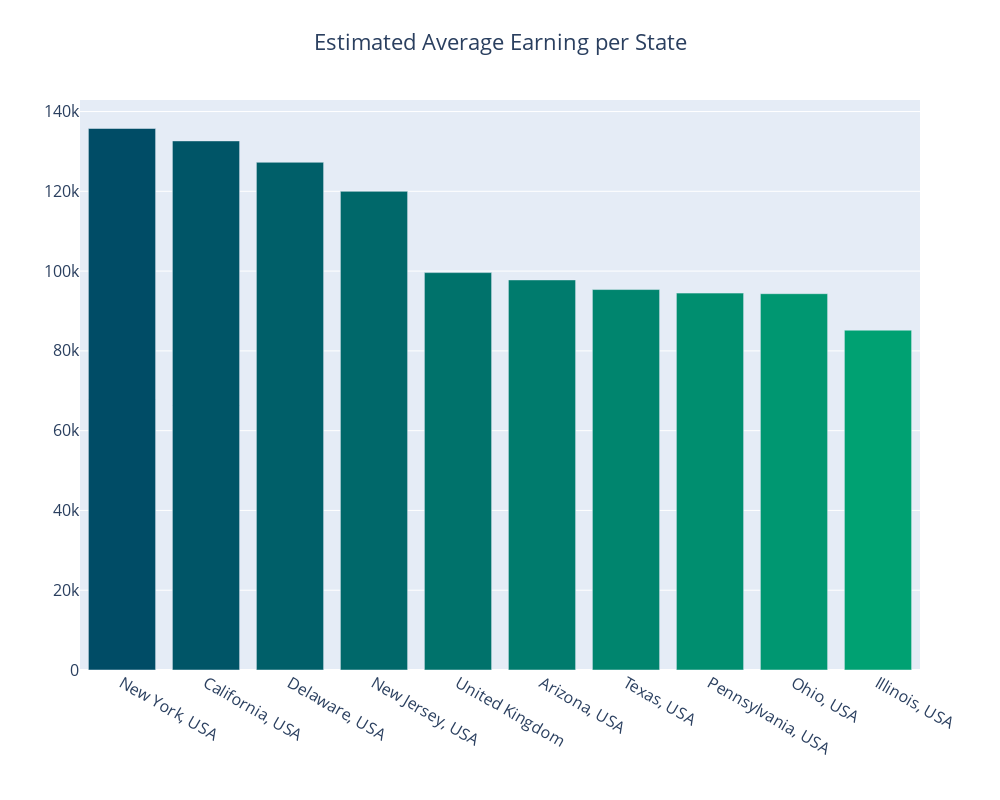

The code cell stored with this chart in its notebook:
### Code cell
plotlyplot(money_state, 10, "Estimated Average Earning per State")

### Figure 1 — Plotly figure (JSON) as saved in the notebook; plotly's stock layout.template omitted (floating-point values rounded to 4 significant figures)
{"data": [{"marker": {"color": ["#004c66", "#005567", "#005f69", "#00686a", "#00726b", "#007b6d", "#00856e", "#008e6f", "#009771", "#00a172", "#00aa73", "#00b474", "#00bd76", "#00c677", "#00d078", "#00d97a", "#00e37b", "#00ec7c", "#00f67e", "#00ff7f"]}, "type": "bar", "x": ["New York, USA", "California, USA", "Delaware, USA", "New Jersey, USA", "United Kingdom", "Arizona, USA", "Texas, USA", "Pennsylvania, USA", "Ohio, USA", "Illinois, USA"], "y": [135700.0, 132600.0, 127300.0, 120000, 99625, 97790.0, 95370.0, 94480.0, 94330.0, 85190.0]}], "layout": {"font": {"size": 16}, "height": 800, "title": {"text": "Estimated Average Earning per State", "x": 0.5}, "width": 1000, "xaxis": {"autorange": true, "range": [-0.5, 9.5], "title": {"text": ""}, "type": "category"}, "yaxis": {"autorange": true, "range": [0, 142900.0], "title": {"text": ""}, "type": "linear"}}}
